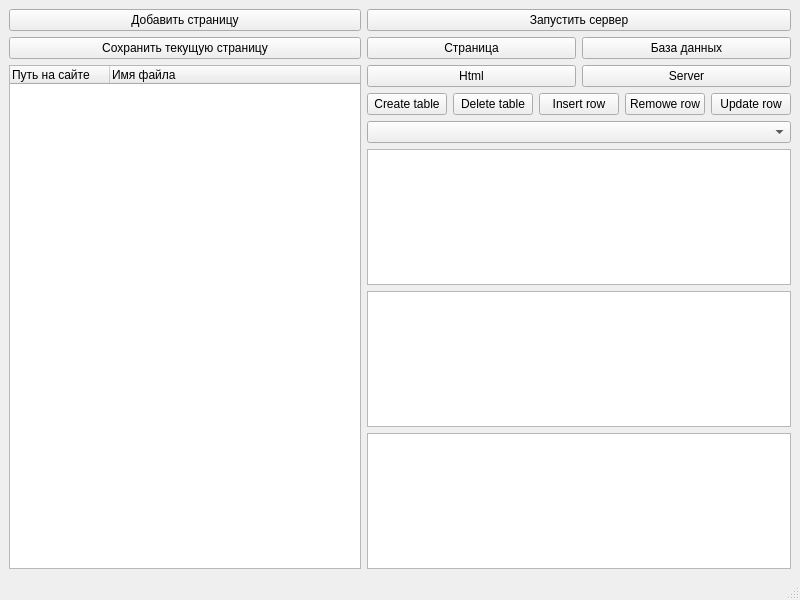
<?xml version="1.0" encoding="UTF-8"?>
<ui version="4.0">
 <class>MainWindow</class>
 <widget class="QMainWindow" name="MainWindow">
  <property name="geometry">
   <rect>
    <x>0</x>
    <y>0</y>
    <width>800</width>
    <height>600</height>
   </rect>
  </property>
  <property name="windowTitle">
   <string>EasySiteCreator</string>
  </property>
  <widget class="QWidget" name="centralwidget">
   <layout class="QHBoxLayout" name="horizontalLayout_3">
    <item>
     <layout class="QVBoxLayout" name="verticalLayout">
      <item>
       <widget class="QPushButton" name="pushButton">
        <property name="text">
         <string>Добавить страницу</string>
        </property>
       </widget>
      </item>
      <item>
       <widget class="QPushButton" name="pushButton_2">
        <property name="text">
         <string>Сохранить текущую страницу</string>
        </property>
       </widget>
      </item>
      <item>
       <widget class="QTreeWidget" name="treeWidget">
        <property name="editTriggers">
         <set>QAbstractItemView::DoubleClicked</set>
        </property>
        <property name="columnCount">
         <number>2</number>
        </property>
        <column>
         <property name="text">
          <string>Путь на сайте</string>
         </property>
        </column>
        <column>
         <property name="text">
          <string>Имя файла</string>
         </property>
        </column>
       </widget>
      </item>
     </layout>
    </item>
    <item>
     <layout class="QVBoxLayout" name="verticalLayout_2">
      <item>
       <widget class="QPushButton" name="run_server">
        <property name="text">
         <string>Запустить сервер</string>
        </property>
       </widget>
      </item>
      <item>
       <layout class="QHBoxLayout" name="horizontalLayout">
        <item>
         <widget class="QPushButton" name="button_htmlcode">
          <property name="text">
           <string>Страница</string>
          </property>
         </widget>
        </item>
        <item>
         <widget class="QPushButton" name="button_database">
          <property name="text">
           <string>База данных</string>
          </property>
         </widget>
        </item>
       </layout>
      </item>
      <item>
       <layout class="QHBoxLayout" name="horizontalLayout_2">
        <item>
         <widget class="QPushButton" name="Html">
          <property name="text">
           <string>Html</string>
          </property>
         </widget>
        </item>
        <item>
         <widget class="QPushButton" name="Server">
          <property name="text">
           <string>Server</string>
          </property>
         </widget>
        </item>
       </layout>
      </item>
      <item>
       <layout class="QHBoxLayout" name="db_button_layout">
        <item>
         <widget class="QPushButton" name="create_table">
          <property name="text">
           <string>Create table</string>
          </property>
         </widget>
        </item>
        <item>
         <widget class="QPushButton" name="delete_table">
          <property name="text">
           <string>Delete table</string>
          </property>
         </widget>
        </item>
        <item>
         <widget class="QPushButton" name="insert_row">
          <property name="text">
           <string>Insert row</string>
          </property>
         </widget>
        </item>
        <item>
         <widget class="QPushButton" name="remove_row">
          <property name="text">
           <string>Remowe row</string>
          </property>
         </widget>
        </item>
        <item>
         <widget class="QPushButton" name="update_row">
          <property name="text">
           <string>Update row</string>
          </property>
         </widget>
        </item>
       </layout>
      </item>
      <item>
       <widget class="QComboBox" name="comboBox"/>
      </item>
      <item>
       <widget class="QPlainTextEdit" name="textEdit"/>
      </item>
      <item>
       <widget class="QTableView" name="tableView"/>
      </item>
      <item>
       <widget class="QTextEdit" name="serveredit"/>
      </item>
     </layout>
    </item>
   </layout>
  </widget>
  <widget class="QMenuBar" name="menubar">
   <property name="geometry">
    <rect>
     <x>0</x>
     <y>0</y>
     <width>800</width>
     <height>21</height>
    </rect>
   </property>
   <property name="sizePolicy">
    <sizepolicy hsizetype="Preferred" vsizetype="Preferred">
     <horstretch>0</horstretch>
     <verstretch>0</verstretch>
    </sizepolicy>
   </property>
   <property name="defaultUp">
    <bool>true</bool>
   </property>
  </widget>
  <widget class="QStatusBar" name="statusbar"/>
  <action name="action">
   <property name="checkable">
    <bool>true</bool>
   </property>
   <property name="text">
    <string>Открыть</string>
   </property>
   <property name="shortcutVisibleInContextMenu">
    <bool>true</bool>
   </property>
  </action>
  <action name="action_2">
   <property name="checkable">
    <bool>true</bool>
   </property>
   <property name="text">
    <string>Загрузить</string>
   </property>
  </action>
  <action name="action_3">
   <property name="checkable">
    <bool>true</bool>
   </property>
   <property name="text">
    <string>Параметры сервера</string>
   </property>
  </action>
 </widget>
 <resources/>
 <connections/>
</ui>
